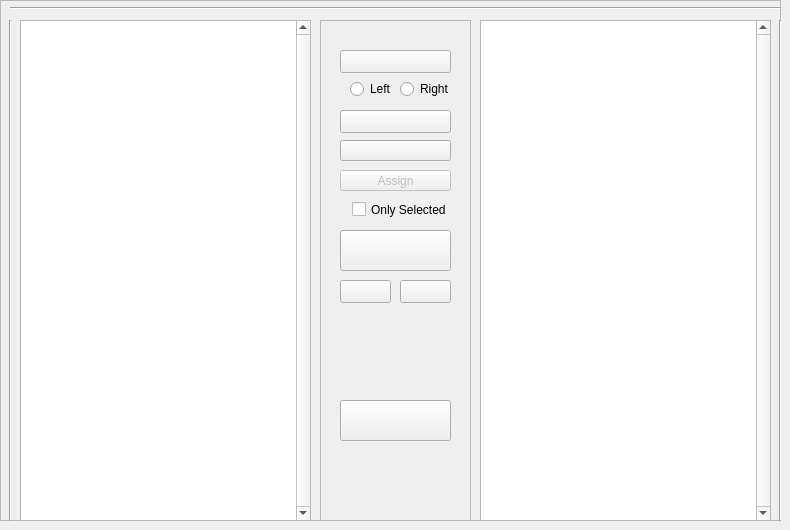
       <widget class="QWidget" name="textlists">
        <attribute name="title">
         <string>TextList</string>
        </attribute>
        <widget class="QFrame" name="frame">
         <property name="geometry">
          <rect>
           <x>0</x>
           <y>0</y>
           <width>781</width>
           <height>521</height>
          </rect>
         </property>
         <property name="frameShape">
          <enum>QFrame::StyledPanel</enum>
         </property>
         <property name="frameShadow">
          <enum>QFrame::Raised</enum>
         </property>
         <widget class="Line" name="line_5">
          <property name="geometry">
           <rect>
            <x>10</x>
            <y>0</y>
            <width>771</width>
            <height>16</height>
           </rect>
          </property>
          <property name="orientation">
           <enum>Qt::Horizontal</enum>
          </property>
         </widget>
         <widget class="Line" name="line_4">
          <property name="geometry">
           <rect>
            <x>770</x>
            <y>20</y>
            <width>20</width>
            <height>501</height>
           </rect>
          </property>
          <property name="orientation">
           <enum>Qt::Vertical</enum>
          </property>
         </widget>
         <widget class="Line" name="line">
          <property name="geometry">
           <rect>
            <x>0</x>
            <y>20</y>
            <width>21</width>
            <height>501</height>
           </rect>
          </property>
          <property name="orientation">
           <enum>Qt::Vertical</enum>
          </property>
         </widget>
         <widget class="QListWidget" name="listWidget">
          <property name="geometry">
           <rect>
            <x>20</x>
            <y>20</y>
            <width>291</width>
            <height>501</height>
           </rect>
          </property>
          <property name="acceptDrops">
           <bool>false</bool>
          </property>
          <property name="statusTip">
           <string>Left list</string>
          </property>
          <property name="whatsThis">
           <string>Left list</string>
          </property>
          <property name="verticalScrollBarPolicy">
           <enum>Qt::ScrollBarAlwaysOn</enum>
          </property>
          <property name="selectionMode">
           <enum>QAbstractItemView::MultiSelection</enum>
          </property>
          <property name="selectionBehavior">
           <enum>QAbstractItemView::SelectItems</enum>
          </property>
         </widget>
         <widget class="QListWidget" name="listWidget_2">
          <property name="geometry">
           <rect>
            <x>480</x>
            <y>20</y>
            <width>291</width>
            <height>501</height>
           </rect>
          </property>
          <property name="acceptDrops">
           <bool>false</bool>
          </property>
          <property name="statusTip">
           <string>Right list</string>
          </property>
          <property name="verticalScrollBarPolicy">
           <enum>Qt::ScrollBarAlwaysOn</enum>
          </property>
          <property name="selectionMode">
           <enum>QAbstractItemView::MultiSelection</enum>
          </property>
         </widget>
         <widget class="QFrame" name="frame_6">
          <property name="geometry">
           <rect>
            <x>320</x>
            <y>20</y>
            <width>151</width>
            <height>501</height>
           </rect>
          </property>
          <property name="frameShape">
           <enum>QFrame::StyledPanel</enum>
          </property>
          <property name="frameShadow">
           <enum>QFrame::Sunken</enum>
          </property>
          <widget class="QPushButton" name="resetButton">
           <property name="geometry">
            <rect>
             <x>20</x>
             <y>90</y>
             <width>111</width>
             <height>23</height>
            </rect>
           </property>
           <property name="toolTip">
            <string>Resets all textfiles to empty</string>
           </property>
           <property name="statusTip">
            <string>Resets all textfiles to empty</string>
           </property>
           <property name="text">
            <string/>
           </property>
           <property name="icon">
            <iconset>
             <normaloff>../../../.designer/backup/images/replay.png</normaloff>../../../.designer/backup/images/replay.png</iconset>
           </property>
          </widget>
          <widget class="QPushButton" name="allDeleteButton">
           <property name="geometry">
            <rect>
             <x>20</x>
             <y>380</y>
             <width>111</width>
             <height>41</height>
            </rect>
           </property>
           <property name="toolTip">
            <string>Delete all items</string>
           </property>
           <property name="statusTip">
            <string>Delete all items</string>
           </property>
           <property name="text">
            <string/>
           </property>
           <property name="icon">
            <iconset>
             <normaloff>../../../.designer/backup/C:/Users/sc4le/.designer/backup/images/can.png</normaloff>../../../.designer/backup/C:/Users/sc4le/.designer/backup/images/can.png</iconset>
           </property>
          </widget>
          <widget class="QPushButton" name="addButton">
           <property name="geometry">
            <rect>
             <x>20</x>
             <y>30</y>
             <width>111</width>
             <height>23</height>
            </rect>
           </property>
           <property name="toolTip">
            <string>Add an item to one of the lists</string>
           </property>
           <property name="statusTip">
            <string>Add an item to one of the lists</string>
           </property>
           <property name="text">
            <string/>
           </property>
           <property name="icon">
            <iconset>
             <normaloff>../../../.designer/backup/images/001-add.png</normaloff>../../../.designer/backup/images/001-add.png</iconset>
           </property>
          </widget>
          <widget class="QPushButton" name="assignButton">
           <property name="enabled">
            <bool>false</bool>
           </property>
           <property name="geometry">
            <rect>
             <x>20</x>
             <y>150</y>
             <width>111</width>
             <height>21</height>
            </rect>
           </property>
           <property name="toolTip">
            <string>Assign items to elements from other tabs</string>
           </property>
           <property name="statusTip">
            <string>Assign items to elements from other tabs</string>
           </property>
           <property name="text">
            <string>Assign</string>
           </property>
           <property name="icon">
            <iconset>
             <normaloff>../../../.designer/backup/images/027-pointer.png</normaloff>../../../.designer/backup/images/027-pointer.png</iconset>
           </property>
           <property name="iconSize">
            <size>
             <width>16</width>
             <height>16</height>
            </size>
           </property>
          </widget>
          <widget class="QRadioButton" name="addleft">
           <property name="geometry">
            <rect>
             <x>30</x>
             <y>60</y>
             <width>41</width>
             <height>18</height>
            </rect>
           </property>
           <property name="toolTip">
            <string>Add the item to the left list</string>
           </property>
           <property name="text">
            <string>Left</string>
           </property>
          </widget>
          <widget class="QPushButton" name="swapButton">
           <property name="geometry">
            <rect>
             <x>20</x>
             <y>120</y>
             <width>111</width>
             <height>21</height>
            </rect>
           </property>
           <property name="toolTip">
            <string>Swap the items of the lists</string>
           </property>
           <property name="statusTip">
            <string>Swap the items of the lists</string>
           </property>
           <property name="text">
            <string/>
           </property>
           <property name="icon">
            <iconset>
             <normaloff>../../../.designer/backup/images/transfer.png</normaloff>../../../.designer/backup/images/transfer.png</iconset>
           </property>
           <property name="iconSize">
            <size>
             <width>16</width>
             <height>16</height>
            </size>
           </property>
          </widget>
          <widget class="QRadioButton" name="addright">
           <property name="geometry">
            <rect>
             <x>80</x>
             <y>60</y>
             <width>51</width>
             <height>18</height>
            </rect>
           </property>
           <property name="toolTip">
            <string>Add the item to the right list</string>
           </property>
           <property name="text">
            <string>Right</string>
           </property>
          </widget>
          <widget class="QPushButton" name="updateButton">
           <property name="geometry">
            <rect>
             <x>20</x>
             <y>210</y>
             <width>111</width>
             <height>41</height>
            </rect>
           </property>
           <property name="toolTip">
            <string>Update all items manually</string>
           </property>
           <property name="statusTip">
            <string>Update all items manually</string>
           </property>
           <property name="text">
            <string/>
           </property>
           <property name="icon">
            <iconset>
             <normaloff>../../../.designer/backup/images/030-share.png</normaloff>../../../.designer/backup/images/030-share.png</iconset>
           </property>
           <property name="iconSize">
            <size>
             <width>16</width>
             <height>16</height>
            </size>
           </property>
           <property name="shortcut">
            <string>Return</string>
           </property>
          </widget>
          <widget class="QPushButton" name="toLeft">
           <property name="geometry">
            <rect>
             <x>20</x>
             <y>260</y>
             <width>51</width>
             <height>23</height>
            </rect>
           </property>
           <property name="text">
            <string/>
           </property>
          </widget>
          <widget class="QPushButton" name="toRight">
           <property name="geometry">
            <rect>
             <x>80</x>
             <y>260</y>
             <width>51</width>
             <height>23</height>
            </rect>
           </property>
           <property name="text">
            <string/>
           </property>
          </widget>
          <widget class="QCheckBox" name="onlySelectedActivated">
           <property name="geometry">
            <rect>
             <x>32</x>
             <y>181</y>
             <width>101</width>
             <height>17</height>
            </rect>
           </property>
           <property name="text">
            <string>Only Selected</string>
           </property>
          </widget>
         </widget>
         <zorder>listWidget</zorder>
         <zorder>line_5</zorder>
         <zorder>line_4</zorder>
         <zorder>line</zorder>
         <zorder>listWidget_2</zorder>
         <zorder>frame_6</zorder>
        </widget>
       </widget>
